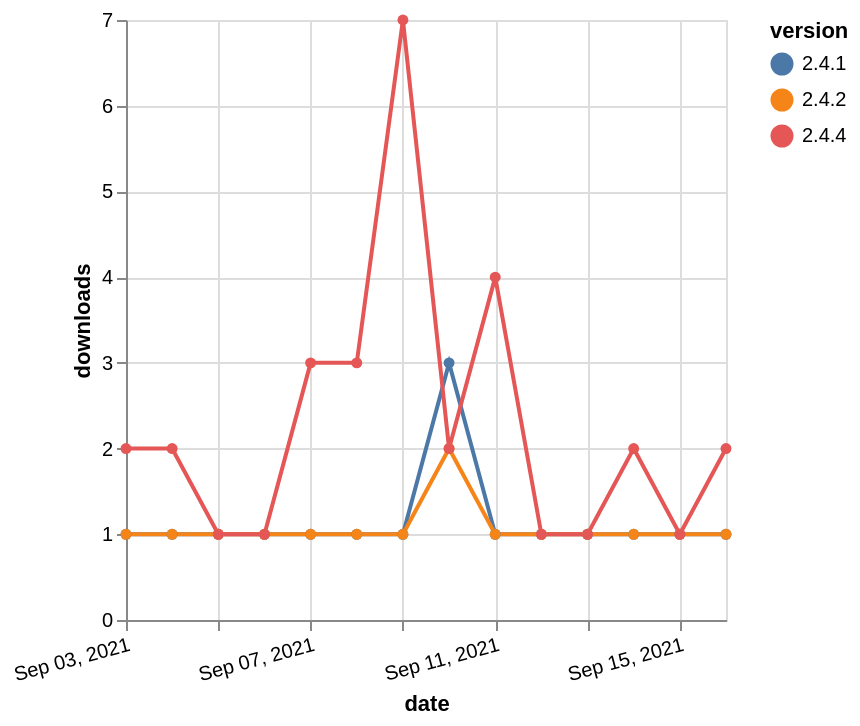

Write the Vega-Lite specification saved for this chart.
### Vega-Lite specification from a JSON file in a GitHub repository (floating-point values rounded to 4 significant figures)
{"$schema": "https://vega.github.io/schema/vega-lite/v5.json", "description": "A simple bar chart with embedded data.", "data": {"values": [{"date": "2021-09-03", "total": 519, "delta": 1, "version": "2.4.1"}, {"date": "2021-09-04", "total": 520, "delta": 1, "version": "2.4.1"}, {"date": "2021-09-05", "total": 521, "delta": 1, "version": "2.4.1"}, {"date": "2021-09-06", "total": 522, "delta": 1, "version": "2.4.1"}, {"date": "2021-09-07", "total": 523, "delta": 1, "version": "2.4.1"}, {"date": "2021-09-08", "total": 524, "delta": 1, "version": "2.4.1"}, {"date": "2021-09-09", "total": 525, "delta": 1, "version": "2.4.1"}, {"date": "2021-09-10", "total": 528, "delta": 3, "version": "2.4.1"}, {"date": "2021-09-11", "total": 529, "delta": 1, "version": "2.4.1"}, {"date": "2021-09-12", "total": 530, "delta": 1, "version": "2.4.1"}, {"date": "2021-09-13", "total": 531, "delta": 1, "version": "2.4.1"}, {"date": "2021-09-14", "total": 532, "delta": 1, "version": "2.4.1"}, {"date": "2021-09-15", "total": 533, "delta": 1, "version": "2.4.1"}, {"date": "2021-09-16", "total": 534, "delta": 1, "version": "2.4.1"}, {"date": "2021-09-03", "total": 262, "delta": 1, "version": "2.4.2"}, {"date": "2021-09-04", "total": 263, "delta": 1, "version": "2.4.2"}, {"date": "2021-09-05", "total": 264, "delta": 1, "version": "2.4.2"}, {"date": "2021-09-06", "total": 265, "delta": 1, "version": "2.4.2"}, {"date": "2021-09-07", "total": 266, "delta": 1, "version": "2.4.2"}, {"date": "2021-09-08", "total": 267, "delta": 1, "version": "2.4.2"}, {"date": "2021-09-09", "total": 268, "delta": 1, "version": "2.4.2"}, {"date": "2021-09-10", "total": 270, "delta": 2, "version": "2.4.2"}, {"date": "2021-09-11", "total": 271, "delta": 1, "version": "2.4.2"}, {"date": "2021-09-12", "total": 272, "delta": 1, "version": "2.4.2"}, {"date": "2021-09-13", "total": 273, "delta": 1, "version": "2.4.2"}, {"date": "2021-09-14", "total": 274, "delta": 1, "version": "2.4.2"}, {"date": "2021-09-15", "total": 275, "delta": 1, "version": "2.4.2"}, {"date": "2021-09-16", "total": 276, "delta": 1, "version": "2.4.2"}, {"date": "2021-09-03", "total": 99, "delta": 2, "version": "2.4.4"}, {"date": "2021-09-04", "total": 101, "delta": 2, "version": "2.4.4"}, {"date": "2021-09-05", "total": 102, "delta": 1, "version": "2.4.4"}, {"date": "2021-09-06", "total": 103, "delta": 1, "version": "2.4.4"}, {"date": "2021-09-07", "total": 106, "delta": 3, "version": "2.4.4"}, {"date": "2021-09-08", "total": 109, "delta": 3, "version": "2.4.4"}, {"date": "2021-09-09", "total": 116, "delta": 7, "version": "2.4.4"}, {"date": "2021-09-10", "total": 118, "delta": 2, "version": "2.4.4"}, {"date": "2021-09-11", "total": 122, "delta": 4, "version": "2.4.4"}, {"date": "2021-09-12", "total": 123, "delta": 1, "version": "2.4.4"}, {"date": "2021-09-13", "total": 124, "delta": 1, "version": "2.4.4"}, {"date": "2021-09-14", "total": 126, "delta": 2, "version": "2.4.4"}, {"date": "2021-09-15", "total": 127, "delta": 1, "version": "2.4.4"}, {"date": "2021-09-16", "total": 129, "delta": 2, "version": "2.4.4"}]}, "width": "container", "mark": {"type": "line", "point": {"filled": true}}, "encoding": {"x": {"field": "date", "type": "temporal", "timeUnit": "yearmonthdate", "title": "date", "axis": {"labelAngle": -15}}, "y": {"field": "delta", "type": "quantitative", "title": "downloads"}, "color": {"field": "version", "type": "nominal"}, "tooltip": {"field": "delta"}}}
